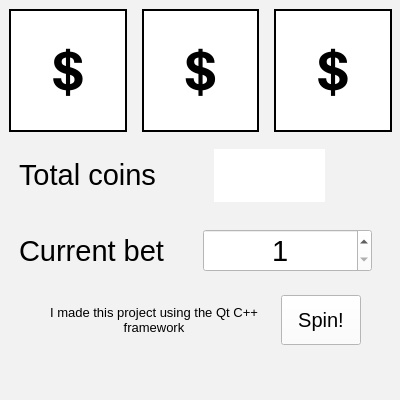
<?xml version="1.0" encoding="UTF-8"?>
<ui version="4.0">
 <class>MainWindow</class>
 <widget class="QMainWindow" name="MainWindow">
  <property name="geometry">
   <rect>
    <x>0</x>
    <y>0</y>
    <width>400</width>
    <height>400</height>
   </rect>
  </property>
  <property name="sizePolicy">
   <sizepolicy hsizetype="Fixed" vsizetype="Fixed">
    <horstretch>0</horstretch>
    <verstretch>0</verstretch>
   </sizepolicy>
  </property>
  <property name="minimumSize">
   <size>
    <width>400</width>
    <height>400</height>
   </size>
  </property>
  <property name="maximumSize">
   <size>
    <width>400</width>
    <height>400</height>
   </size>
  </property>
  <property name="windowTitle">
   <string/>
  </property>
  <property name="styleSheet">
   <string notr="true">background-color: #f2f2f2</string>
  </property>
  <widget class="QWidget" name="centralwidget">
   <widget class="QFrame" name="allSlots_group">
    <property name="geometry">
     <rect>
      <x>0</x>
      <y>0</y>
      <width>401</width>
      <height>141</height>
     </rect>
    </property>
    <layout class="QGridLayout">
     <property name="horizontalSpacing">
      <number>15</number>
     </property>
     <item row="0" column="0">
      <widget class="QLabel" name="allSlots_left">
       <property name="enabled">
        <bool>true</bool>
       </property>
       <property name="minimumSize">
        <size>
         <width>0</width>
         <height>0</height>
        </size>
       </property>
       <property name="font">
        <font>
         <pointsize>40</pointsize>
        </font>
       </property>
       <property name="styleSheet">
        <string notr="true">background-color: white;</string>
       </property>
       <property name="frameShape">
        <enum>QFrame::Box</enum>
       </property>
       <property name="frameShadow">
        <enum>QFrame::Plain</enum>
       </property>
       <property name="lineWidth">
        <number>2</number>
       </property>
       <property name="midLineWidth">
        <number>2</number>
       </property>
       <property name="text">
        <string>💲</string>
       </property>
       <property name="textFormat">
        <enum>Qt::AutoText</enum>
       </property>
       <property name="scaledContents">
        <bool>true</bool>
       </property>
       <property name="alignment">
        <set>Qt::AlignCenter</set>
       </property>
      </widget>
     </item>
     <item row="0" column="1">
      <widget class="QLabel" name="allSlots_middle">
       <property name="minimumSize">
        <size>
         <width>0</width>
         <height>0</height>
        </size>
       </property>
       <property name="font">
        <font>
         <pointsize>40</pointsize>
        </font>
       </property>
       <property name="styleSheet">
        <string notr="true">background-color: white;</string>
       </property>
       <property name="frameShape">
        <enum>QFrame::Box</enum>
       </property>
       <property name="frameShadow">
        <enum>QFrame::Plain</enum>
       </property>
       <property name="lineWidth">
        <number>2</number>
       </property>
       <property name="midLineWidth">
        <number>2</number>
       </property>
       <property name="text">
        <string>💲</string>
       </property>
       <property name="textFormat">
        <enum>Qt::AutoText</enum>
       </property>
       <property name="scaledContents">
        <bool>true</bool>
       </property>
       <property name="alignment">
        <set>Qt::AlignCenter</set>
       </property>
      </widget>
     </item>
     <item row="0" column="2">
      <widget class="QLabel" name="allSlots_right">
       <property name="minimumSize">
        <size>
         <width>0</width>
         <height>0</height>
        </size>
       </property>
       <property name="font">
        <font>
         <pointsize>40</pointsize>
        </font>
       </property>
       <property name="styleSheet">
        <string notr="true">background-color: white;</string>
       </property>
       <property name="frameShape">
        <enum>QFrame::Box</enum>
       </property>
       <property name="frameShadow">
        <enum>QFrame::Plain</enum>
       </property>
       <property name="lineWidth">
        <number>2</number>
       </property>
       <property name="midLineWidth">
        <number>2</number>
       </property>
       <property name="text">
        <string>💲</string>
       </property>
       <property name="textFormat">
        <enum>Qt::AutoText</enum>
       </property>
       <property name="scaledContents">
        <bool>true</bool>
       </property>
       <property name="alignment">
        <set>Qt::AlignCenter</set>
       </property>
      </widget>
     </item>
    </layout>
   </widget>
   <widget class="QFrame" name="currentBet_group">
    <property name="geometry">
     <rect>
      <x>10</x>
      <y>220</y>
      <width>371</width>
      <height>61</height>
     </rect>
    </property>
    <property name="frameShape">
     <enum>QFrame::Box</enum>
    </property>
    <property name="lineWidth">
     <number>0</number>
    </property>
    <layout class="QHBoxLayout" name="horizontalLayout_2">
     <property name="spacing">
      <number>15</number>
     </property>
     <item>
      <widget class="QLabel" name="currentBet_left">
       <property name="maximumSize">
        <size>
         <width>16777215</width>
         <height>50</height>
        </size>
       </property>
       <property name="font">
        <font>
         <pointsize>22</pointsize>
        </font>
       </property>
       <property name="text">
        <string>Current bet</string>
       </property>
       <property name="alignment">
        <set>Qt::AlignLeading|Qt::AlignLeft|Qt::AlignVCenter</set>
       </property>
       <property name="wordWrap">
        <bool>false</bool>
       </property>
      </widget>
     </item>
     <item>
      <widget class="QSpinBox" name="currentBet_right">
       <property name="minimumSize">
        <size>
         <width>0</width>
         <height>0</height>
        </size>
       </property>
       <property name="maximumSize">
        <size>
         <width>180</width>
         <height>50</height>
        </size>
       </property>
       <property name="font">
        <font>
         <pointsize>22</pointsize>
        </font>
       </property>
       <property name="styleSheet">
        <string notr="true">background-color: white; selection-background-color: white; selection-color: black;</string>
       </property>
       <property name="wrapping">
        <bool>false</bool>
       </property>
       <property name="alignment">
        <set>Qt::AlignCenter</set>
       </property>
       <property name="readOnly">
        <bool>false</bool>
       </property>
       <property name="buttonSymbols">
        <enum>QAbstractSpinBox::UpDownArrows</enum>
       </property>
       <property name="minimum">
        <number>1</number>
       </property>
       <property name="maximum">
        <number>10</number>
       </property>
      </widget>
     </item>
    </layout>
   </widget>
   <widget class="QFrame" name="totalCoins_group">
    <property name="geometry">
     <rect>
      <x>10</x>
      <y>140</y>
      <width>371</width>
      <height>71</height>
     </rect>
    </property>
    <property name="font">
     <font>
      <pointsize>25</pointsize>
     </font>
    </property>
    <property name="frameShape">
     <enum>QFrame::Box</enum>
    </property>
    <property name="lineWidth">
     <number>0</number>
    </property>
    <layout class="QHBoxLayout" name="horizontalLayout_3">
     <property name="spacing">
      <number>15</number>
     </property>
     <item>
      <widget class="QLabel" name="totalCoins_left">
       <property name="minimumSize">
        <size>
         <width>180</width>
         <height>0</height>
        </size>
       </property>
       <property name="maximumSize">
        <size>
         <width>220</width>
         <height>50</height>
        </size>
       </property>
       <property name="font">
        <font>
         <pointsize>22</pointsize>
        </font>
       </property>
       <property name="text">
        <string>Total coins</string>
       </property>
       <property name="alignment">
        <set>Qt::AlignLeading|Qt::AlignLeft|Qt::AlignVCenter</set>
       </property>
       <property name="wordWrap">
        <bool>false</bool>
       </property>
      </widget>
     </item>
     <item>
      <widget class="QLabel" name="totalCoins_middle">
       <property name="minimumSize">
        <size>
         <width>100</width>
         <height>0</height>
        </size>
       </property>
       <property name="maximumSize">
        <size>
         <width>500</width>
         <height>75</height>
        </size>
       </property>
       <property name="font">
        <font>
         <pointsize>22</pointsize>
        </font>
       </property>
       <property name="autoFillBackground">
        <bool>false</bool>
       </property>
       <property name="styleSheet">
        <string notr="true">background-color: white;</string>
       </property>
       <property name="text">
        <string/>
       </property>
       <property name="alignment">
        <set>Qt::AlignCenter</set>
       </property>
      </widget>
     </item>
     <item>
      <widget class="QLabel" name="totalCoins_right">
       <property name="maximumSize">
        <size>
         <width>32</width>
         <height>0</height>
        </size>
       </property>
       <property name="text">
        <string/>
       </property>
      </widget>
     </item>
    </layout>
   </widget>
   <widget class="QStackedWidget" name="stack_group">
    <property name="geometry">
     <rect>
      <x>20</x>
      <y>280</y>
      <width>350</width>
      <height>80</height>
     </rect>
    </property>
    <property name="minimumSize">
     <size>
      <width>350</width>
      <height>80</height>
     </size>
    </property>
    <property name="maximumSize">
     <size>
      <width>350</width>
      <height>80</height>
     </size>
    </property>
    <property name="currentIndex">
     <number>0</number>
    </property>
    <widget class="QWidget" name="lastRow_group">
     <property name="minimumSize">
      <size>
       <width>350</width>
       <height>80</height>
      </size>
     </property>
     <property name="maximumSize">
      <size>
       <width>350</width>
       <height>80</height>
      </size>
     </property>
     <layout class="QHBoxLayout">
      <property name="spacing">
       <number>15</number>
      </property>
      <item>
       <widget class="QLabel" name="lastRow_left">
        <property name="minimumSize">
         <size>
          <width>250</width>
          <height>50</height>
         </size>
        </property>
        <property name="maximumSize">
         <size>
          <width>250</width>
          <height>50</height>
         </size>
        </property>
        <property name="font">
         <font>
          <pointsize>10</pointsize>
         </font>
        </property>
        <property name="autoFillBackground">
         <bool>false</bool>
        </property>
        <property name="styleSheet">
         <string notr="true"/>
        </property>
        <property name="text">
         <string>I made this project using the Qt C++ framework</string>
        </property>
        <property name="alignment">
         <set>Qt::AlignCenter</set>
        </property>
        <property name="wordWrap">
         <bool>true</bool>
        </property>
       </widget>
      </item>
      <item>
       <widget class="QPushButton" name="lastRow_right">
        <property name="minimumSize">
         <size>
          <width>80</width>
          <height>50</height>
         </size>
        </property>
        <property name="maximumSize">
         <size>
          <width>80</width>
          <height>50</height>
         </size>
        </property>
        <property name="font">
         <font>
          <pointsize>15</pointsize>
         </font>
        </property>
        <property name="styleSheet">
         <string notr="true">background-color: white;</string>
        </property>
        <property name="text">
         <string>Spin!</string>
        </property>
       </widget>
      </item>
     </layout>
    </widget>
    <widget class="QWidget" name="message_group">
     <property name="minimumSize">
      <size>
       <width>350</width>
       <height>80</height>
      </size>
     </property>
     <property name="maximumSize">
      <size>
       <width>350</width>
       <height>80</height>
      </size>
     </property>
     <layout class="QHBoxLayout">
      <property name="spacing">
       <number>30</number>
      </property>
      <item>
       <widget class="QLabel" name="message_left">
        <property name="minimumSize">
         <size>
          <width>225</width>
          <height>50</height>
         </size>
        </property>
        <property name="maximumSize">
         <size>
          <width>225</width>
          <height>50</height>
         </size>
        </property>
        <property name="font">
         <font>
          <pointsize>14</pointsize>
         </font>
        </property>
        <property name="autoFillBackground">
         <bool>false</bool>
        </property>
        <property name="styleSheet">
         <string notr="true"/>
        </property>
        <property name="text">
         <string/>
        </property>
        <property name="alignment">
         <set>Qt::AlignCenter</set>
        </property>
        <property name="wordWrap">
         <bool>false</bool>
        </property>
       </widget>
      </item>
      <item>
       <widget class="QPushButton" name="message_right">
        <property name="minimumSize">
         <size>
          <width>100</width>
          <height>50</height>
         </size>
        </property>
        <property name="maximumSize">
         <size>
          <width>100</width>
          <height>50</height>
         </size>
        </property>
        <property name="font">
         <font>
          <pointsize>14</pointsize>
         </font>
        </property>
        <property name="styleSheet">
         <string notr="true">background-color: white;</string>
        </property>
        <property name="text">
         <string/>
        </property>
       </widget>
      </item>
     </layout>
    </widget>
   </widget>
  </widget>
  <widget class="QMenuBar" name="menubar">
   <property name="geometry">
    <rect>
     <x>0</x>
     <y>0</y>
     <width>400</width>
     <height>26</height>
    </rect>
   </property>
  </widget>
  <widget class="QStatusBar" name="statusbar"/>
 </widget>
 <resources/>
 <connections/>
</ui>
